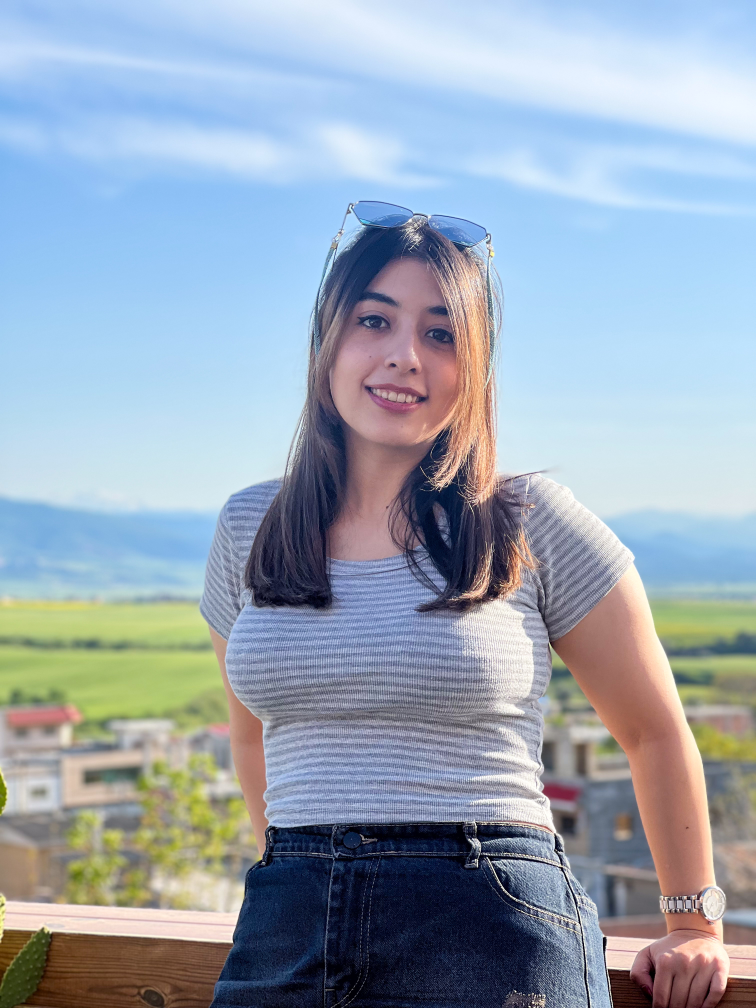
#> input picture project/uploads/IMG_6171.jpg, 3024 x 4032 px, given in place of logo-ivory.png, which was not available (shown at 1/4 size)
$ python prepare_assets.py
#> lines starting #> are read from the running program, lines starting #| are printed output that depends on the picture; pictures that were not available may be replaced by others from this repository, and a replacement may not be noted
"""One-off asset preparation: resizes the design's images and converts the
fonts to WOFF2 so the site ships small, self-hosted files.

Run from the repo root:  python3 site/tools/prepare_assets.py
Needs: pip install pillow fonttools brotli
The Playpen Sans Arabic files come from the @fontsource-variable/playpen-sans-arabic
npm package (OFL); pass its unpacked folder as PLAYPEN_DIR.
"""
import os, shutil, sys
from PIL import Image
from fontTools.ttLib import TTFont

ROOT = os.path.dirname(os.path.dirname(os.path.dirname(os.path.abspath(__file__))))
PROJ = os.path.join(ROOT, "project")
DS = os.path.join(PROJ, "_ds", "global-mind-design-system-b977efb6-5760-4ab6-8f37-4d6ba8a9931f")
OUT = os.path.join(ROOT, "site", "static", "assets")
IMG, FONTS = os.path.join(OUT, "img"), os.path.join(OUT, "fonts")
PLAYPEN_DIR = os.environ.get("PLAYPEN_DIR")


def flat(path):
    im = Image.open(path)
    if im.mode in ("RGBA", "LA", "P"):
        im = im.convert("RGBA")
        bg = Image.new("RGB", im.size, (255, 255, 255))
        bg.paste(im, mask=im.split()[-1])
        return bg
    return im.convert("RGB")


def resize_w(im, w):
    if im.width <= w:
        return im
    return im.resize((w, round(im.height * w / im.width)), Image.LANCZOS)


def jpg(src, dst, w, q=84):
    resize_w(flat(src), w).save(os.path.join(IMG, dst), "JPEG", quality=q, optimize=True, progressive=True)


def png(src, dst, w):
    resize_w(flat(src), w).save(os.path.join(IMG, dst), "PNG", optimize=True)


# Logo mark (on ivory): header, footer, favicons
png(f"{PROJ}/assets/logo-ivory.png", "logo-mark.png", 96)
#> in flat, im is the input picture: PIL image 3024x4032 RGB; mean R, G, B 152.8, 166.1, 180.9
#> in resize_w, `return im.resize((w, round(im.height * w / im.width)), Image.LANCZOS)`:
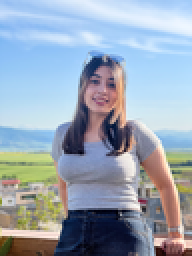
#> returned value: PIL image 96x128 RGB (shown 2 times larger); mean R, G, B 152.8, 166.1, 180.9
png(f"{PROJ}/assets/logo-ivory.png", "logo-mark-192.png", 192)
#> call 2 of resize_w, with w = 192
#> in resize_w (call 2), `return im.resize((w, round(im.height * w / im.width)), Image.LANCZOS)`:
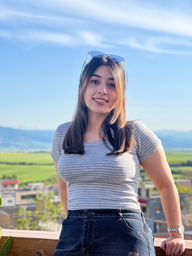
#> returned value: PIL image 192x256 RGB; mean R, G, B 152.8, 166.1, 180.9
png(f"{PROJ}/assets/logo-ivory.png", "favicon-32.png", 32)
#> call 3 of resize_w, with w = 32
#> in resize_w (call 3), `return im.resize((w, round(im.height * w / im.width)), Image.LANCZOS)`:
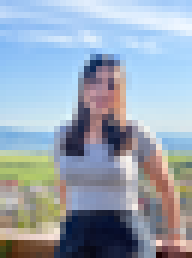
#> returned value: PIL image 32x43 RGB (shown 6 times larger); mean R, G, B 152.8, 166.1, 180.9
png(f"{PROJ}/assets/logo-ivory.png", "apple-touch-icon.png", 180)
#> call 4 of resize_w, with w = 180
#> in resize_w (call 4), `return im.resize((w, round(im.height * w / im.width)), Image.LANCZOS)`:
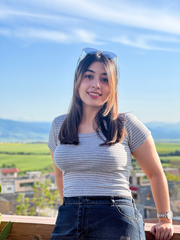
#> returned value: PIL image 180x240 RGB; mean R, G, B 152.8, 166.1, 180.9
# Logo on navy: home hero artwork (~490px wide at most)
jpg(f"{PROJ}/assets/logo-navy.png", "logo-navy.jpg", 1000, 86)
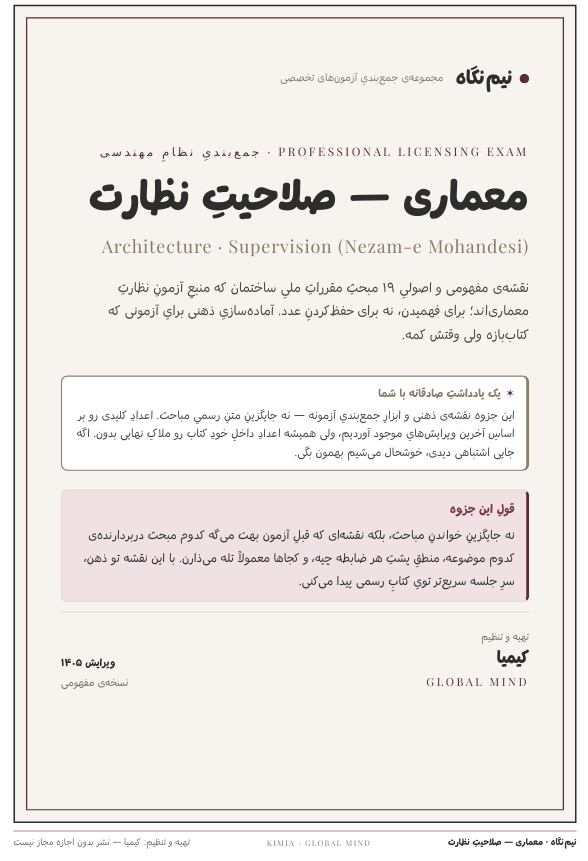
#> input picture project/uploads/pasted-1789946999323-0.png, 588 x 861 px, given in place of logo-navy.png, which was not available
#> in flat, im is the input picture: PIL image 588x861 RGBA; mean R, G, B, A 238.7, 234.6, 231.3, 255
#> in flat (call 5), `bg = Image.new("RGB", im.size, (255, 255, 255))`: bg: PIL image 588x861 RGB; every value is 255
# Nim Negah covers and inner pages
up = f"{PROJ}/uploads"
jpg(f"{up}/pasted-1789947039311-0.png", "cover-masters.jpg", 600, 88)
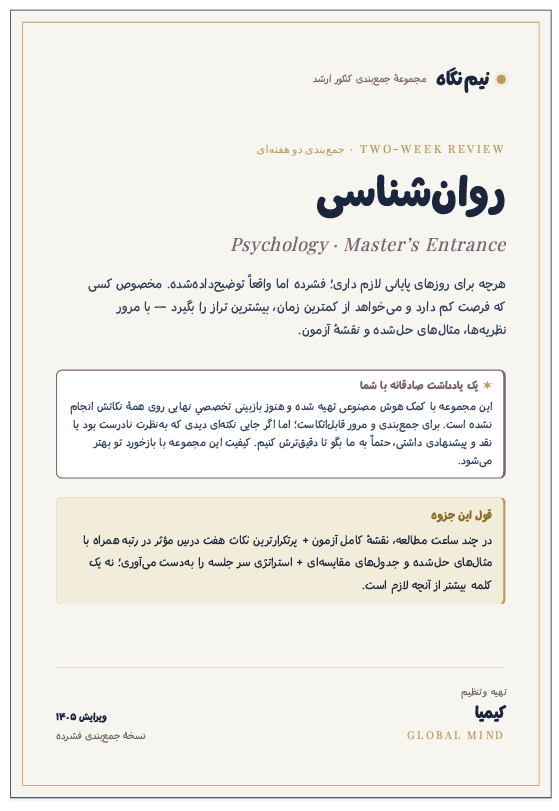
#> input picture project/uploads/pasted-1789947039311-0.png, 559 x 811 px
#> in flat, im is the input picture: PIL image 559x811 RGBA; mean R, G, B, A 239.8, 237.7, 232.2, 255
#> in flat (call 6), `bg = Image.new("RGB", im.size, (255, 255, 255))`: bg: PIL image 559x811 RGB; every value is 255
jpg(f"{up}/pasted-1789946999323-0.png", "cover-engineering.jpg", 600, 88)
jpg(f"{up}/pasted-1789947180230-0.png", "sample-study.jpg", 760, 86)
#> (the run stopped early here; a loop or call above may not have finished)
